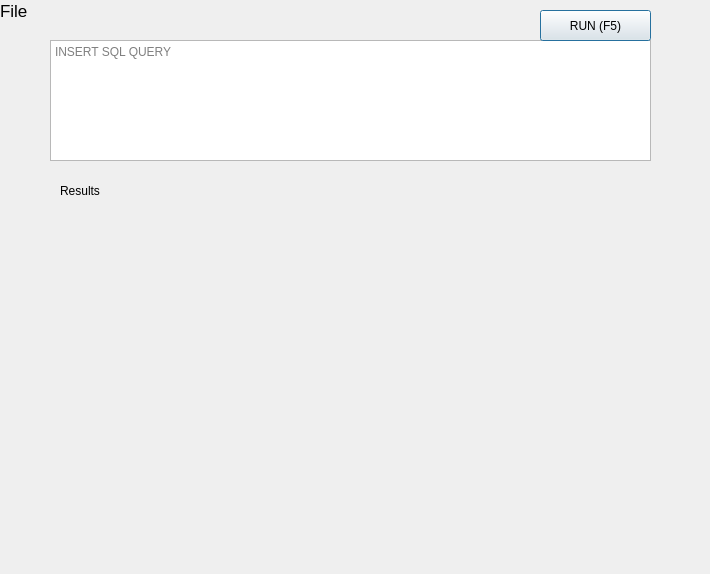
<?xml version="1.0" encoding="UTF-8"?>
<ui version="4.0">
 <class>sql_window</class>
 <widget class="QDialog" name="sql_window">
  <property name="geometry">
   <rect>
    <x>0</x>
    <y>0</y>
    <width>710</width>
    <height>574</height>
   </rect>
  </property>
  <property name="windowTitle">
   <string>Dialog</string>
  </property>
  <widget class="QTextEdit" name="sql_query">
   <property name="geometry">
    <rect>
     <x>50</x>
     <y>40</y>
     <width>601</width>
     <height>121</height>
    </rect>
   </property>
   <property name="placeholderText">
    <string>INSERT SQL QUERY</string>
   </property>
  </widget>
  <widget class="QPushButton" name="run_button">
   <property name="geometry">
    <rect>
     <x>540</x>
     <y>10</y>
     <width>111</width>
     <height>31</height>
    </rect>
   </property>
   <property name="text">
    <string>RUN (F5)</string>
   </property>
  </widget>
  <widget class="QLabel" name="table_title">
   <property name="geometry">
    <rect>
     <x>60</x>
     <y>180</y>
     <width>181</width>
     <height>21</height>
    </rect>
   </property>
   <property name="text">
    <string>Results</string>
   </property>
  </widget>
  <widget class="QLabel" name="current_file">
   <property name="geometry">
    <rect>
     <x>0</x>
     <y>0</y>
     <width>131</width>
     <height>21</height>
    </rect>
   </property>
   <property name="font">
    <font>
     <pointsize>13</pointsize>
    </font>
   </property>
   <property name="text">
    <string>File</string>
   </property>
  </widget>
  <widget class="QWidget" name="verticalLayoutWidget">
   <property name="geometry">
    <rect>
     <x>59</x>
     <y>209</y>
     <width>591</width>
     <height>311</height>
    </rect>
   </property>
   <layout class="QVBoxLayout" name="results"/>
  </widget>
 </widget>
 <resources/>
 <connections/>
</ui>
